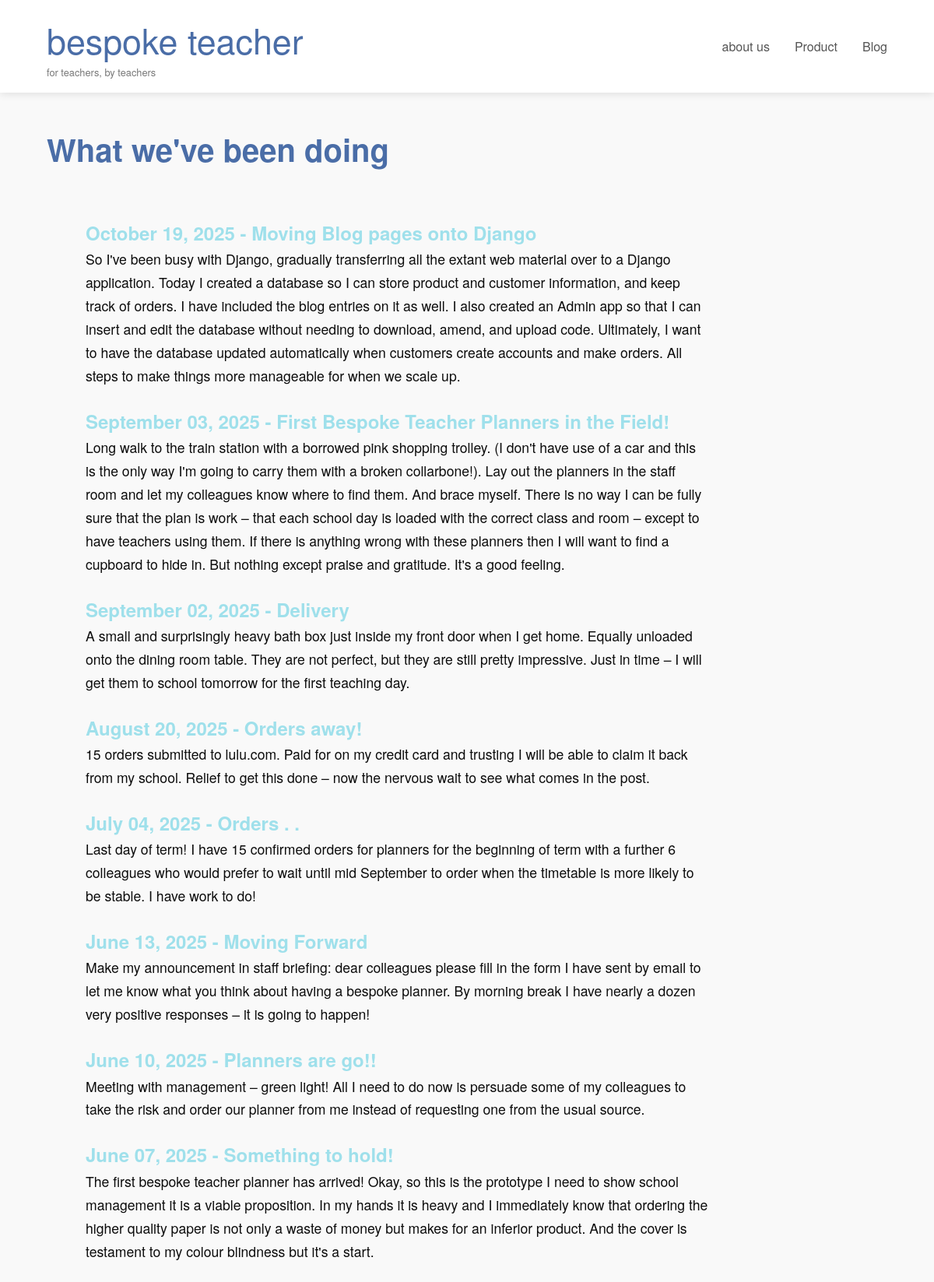
The app's page /planner/blog/ with its own data.
### planner/models.py (models this page shows, shortened)
class Blog(models.Model):
    text = models.TextField(max_length=4096)
    author_code = models.CharField(max_length=3, default='MPD')
    date = models.DateField(default=timezone.now)
    subject = models.CharField(max_length=64)
    subject_code = models.CharField(max_length=3, default='PLR')

### planner/views.py (the view)
# urls.py: 2. Add a URL to urlpatterns:  path('blog/', include('blog.urls'))
def blog(request):
    return render(request, "planner/blog.html", {
        "blogs": Blog.objects.all().order_by('-date')  # Added .order_by('-date')
    })

### planner/templates/planner/blog.html
{% extends "planner/layout.html" %}
{% block body %}
    <main>
        <section class="hero-section">
            <h1>What we've been doing</h1>
            <section class="text-content">
                {% for blog in blogs %}
                <article>
                    <h2 class="blog-date">{{ blog.date|date:"F d, Y" }} - {{ blog.subject }}</h2>
                    <p>{{ blog.text }}</p>
                </article>
                {% endfor %}
            </section>
        </section>
    </main>
{% endblock %}

### planner/templates/planner/layout.html (shortened to what this page needs)
{% load static %}
<!DOCTYPE html>
<html lang="en">
    <head>
        <link href="{% static 'planner/styles.css' %}" rel="stylesheet">
        </head>
    <body>
        <header>
            <nav class="navbar">
                <a href="{% url 'planner:index' %}" class="logo-container">
                    <span class="logo">bespoke teacher</span>
                    <span class="tagline">for teachers, by teachers</span>
                </a>
                <div class="nav-links">
                    <a href="{% url 'planner:about' %}">about us</a>
                    <a href="{% url 'planner:product' %}">Product</a>
                    <a href="{% url 'planner:blog' %}">Blog</a>
                </div>
            </nav>
        </header>
        {% block body %}
        {% endblock %}
    </body>
</html>

### planner/static/planner/styles.css (style rules this page uses)
* { margin: 0; padding: 0; box-sizing: border-box; font-family: 'Helvetica Neue', Arial, sans-serif; }
body { background-color: #f9f9f9; color: #9fe0eb; line-height: 1.6; text-align: left; }
header { background-color: #fff; box-shadow: 0 2px 10px rgba(0, 0, 0, 0.1); position: fixed; width: 100%; top: 0; z-index: 1000; }
.navbar { display: flex; justify-content: space-between; align-items: center; padding: 1rem 5%; max-width: 1200px; margin: 0 auto; }
.logo-container { display: flex; align-items: left; flex-direction: column; text-decoration: none; color: #333; }
.logo { font-size: 2.8rem; font-weight: 300; color: #4a6da7; }
.tagline { font-size: 0.8rem; color: #777; margin-top: -5px; }
.nav-links { display: flex; gap: 2rem; }
.nav-links a { text-decoration: none; color: #555; font-weight: 500; transition: color 0.3s ease; position: relative; }
.nav-links a::after { content: ''; position: absolute; width: 0; height: 2px; bottom: -5px; left: 0; background-color: #4a6da7; transition: width 0.3s ease; }
main { margin-top: 80px; padding: 2rem 5%; max-width: 1200px; margin-left: auto; margin-right: auto; }
.hero-section { display: flex; flex-direction: column; align-items: left; text-align: left; padding: 3rem 0; }
.hero-section h1 { font-size: 2.5rem; color: #4a6da7; margin-bottom: 1.5rem; font-weight: 600; }
.hero-section p { font-size: 1.2rem; color: #555; max-width: 800px; margin-bottom: 2rem; }
.text-content { text-align: left; max-width: 800px; margin: 0 auto; padding: 2rem 0; }
.text-content p { font-size: 1.1rem; color: #0c0c0c; margin-bottom: 1.5rem; text-align: left; line-height: 1.7; }
@media (min-width: 769px) { main { margin-right: 180px; } }

### records on screen
Blog: date "October 19, 2025", subject "Moving Blog pages onto Django", text "So I've been busy with Django, gradually transferring all the extant web material over to a Django application. Today I created a database so I can store product and customer information, and keep track of orders. I have included the blog entries on it as well. I also created an Admin app so that I can insert and edit the database without needing to download, amend, and upload code. Ultimately, I want to have the database updated automatically when customers create accounts and make orders. All steps to make things more manageable for when we scale up."
Blog: date "September 03, 2025", subject "First Bespoke Teacher Planners in the Field!", text "Long walk to the train station with a borrowed pink shopping trolley. (I don't have use of a car and this is the only way I'm going to carry them with a broken collarbone!). Lay out the planners in the staff room and let my colleagues know where to find them. And brace myself. There is no way I can be fully sure that the plan is work – that each school day is loaded with the correct class and room – except to have teachers using them. If there is anything wrong with these planners then I will want to find a cupboard to hide in. But nothing except praise and gratitude. It's a good feeling."
Blog: date "September 02, 2025", subject "Delivery", text "A small and surprisingly heavy bath box just inside my front door when I get home. Equally unloaded onto the dining room table. They are not perfect, but they are still pretty impressive. Just in time – I will get them to school tomorrow for the first teaching day."
Blog: date "August 20, 2025", subject "Orders away!", text "15 orders submitted to lulu.com. Paid for on my credit card and trusting I will be able to claim it back from my school. Relief to get this done – now the nervous wait to see what comes in the post."
Blog: date "July 04, 2025", subject "Orders . .", text "Last day of term! I have 15 confirmed orders for planners for the beginning of term with a further 6 colleagues who would prefer to wait until mid September to order when the timetable is more likely to be stable. I have work to do!"
Blog: date "June 13, 2025", subject "Moving Forward", text "Make my announcement in staff briefing: dear colleagues please fill in the form I have sent by email to let me know what you think about having a bespoke planner. By morning break I have nearly a dozen very positive responses – it is going to happen!"
Blog: date "June 10, 2025", subject "Planners are go!!", text "Meeting with management – green light! All I need to do now is persuade some of my colleagues to take the risk and order our planner from me instead of requesting one from the usual source."
Blog: date "June 07, 2025", subject "Something to hold!", text "The first bespoke teacher planner has arrived! Okay, so this is the prototype I need to show school management it is a viable proposition. In my hands it is heavy and I immediately know that ordering the higher quality paper is not only a waste of money but makes for an inferior product. And the cover is testament to my colour blindness but it's a start."
